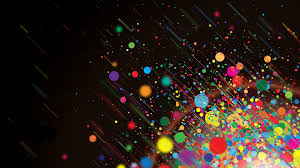
#> input picture Images/test_image_1.jpg, 300 x 168 px
$ python color-detection.py --image Images/test_image_1.jpg
#> lines starting #> are read from the running program, lines starting #| are printed output that depends on the picture
import cv2
import pandas as pd
import argparse


ap = argparse.ArgumentParser()
ap.add_argument('-i', '--image', required=True, help="Image Path")
args = vars(ap.parse_args())
img_path = args['image']


testImage = cv2.imread(img_path)
#> testImage is the input picture: shape (168, 300, 3); mean B, G, R 27.1, 34.5, 46.7
testImage = cv2.resize(testImage, (1000, 660))
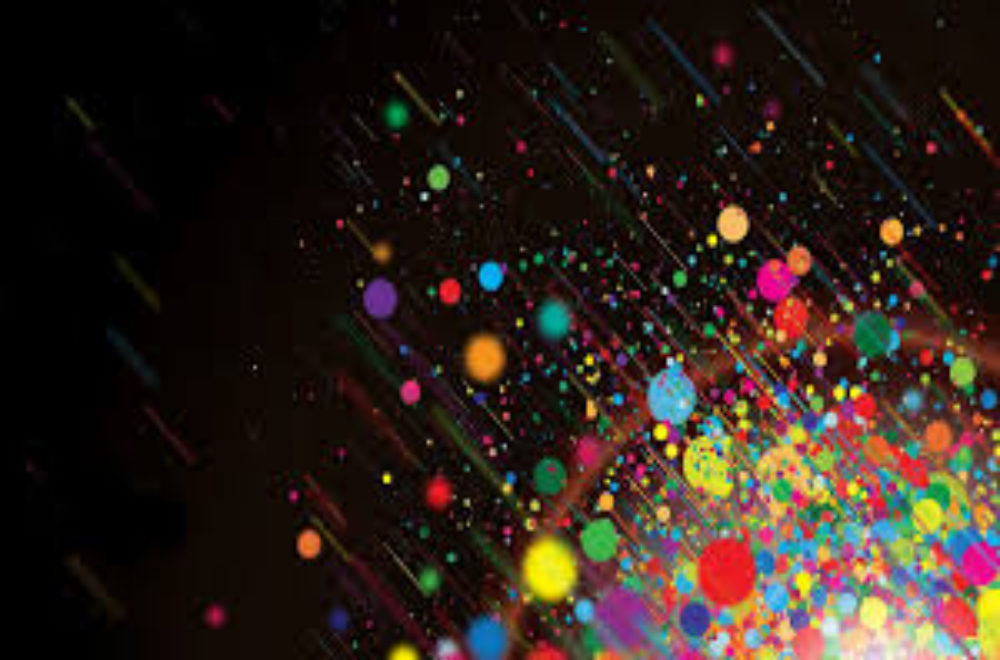
#> testImage: shape (660, 1000, 3); mean B, G, R 27, 34.4, 46.6


clicked = False
r = g = b = xpos = ypos = 0


index=["color","color_name","hex","R","G","B"]
color_data = pd.read_csv('colors.csv', names=index, header=None)
#> (reads colors.csv from the repository)


def getColorName(R,G,B):
    minDist = 10000
    for i in range(len(color_data)):
        colorDist = abs(R- int(color_data.loc[i,"R"])) + abs(G- int(color_data.loc[i,"G"]))+ abs(B- int(color_data.loc[i,"B"]))
        if(colorDist<=minDist):
            minDist = colorDist
            cname = color_data.loc[i,"color_name"]
    return cname


def setPositionValues(event, x,y,flags,param):
    if event == cv2.EVENT_LBUTTONDBLCLK:
        global b,g,r,xpos,ypos, clicked
        clicked = True
        xpos = x
        ypos = y
        b,g,r = testImage[y,x]
        b = int(b)
        g = int(g)
        r = int(r)

cv2.namedWindow('Color Detector')
cv2.setMouseCallback('Color Detector',setPositionValues)

while(1):

    cv2.imshow("Color Detector",testImage)
    if (clicked):
        cv2.rectangle(testImage,(20,20), (750,60), (b,g,r), -1)
        displayText = getColorName(r,g,b) + ' R='+ str(r) +  ' G='+ str(g) +  ' B='+ str(b)
        cv2.putText(testImage, displayText,(50,50),2,0.8,(255,255,255),2,cv2.LINE_AA)
        if(r+g+b>=600):
            cv2.putText(testImage, displayText,(50,50),2,0.8,(0,0,0),2,cv2.LINE_AA)
        clicked=False

    if cv2.waitKey(20) & 0xFF ==27:
#> (key Esc is pressed here)
        break

cv2.destroyAllWindows()
